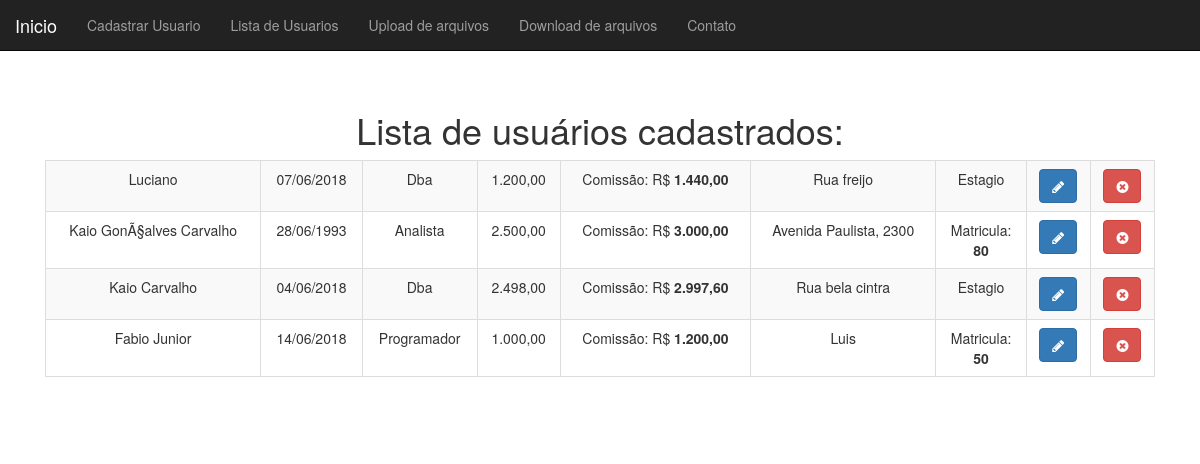
The app's page /listaDeUsuarios.php with its own data.
### tables this page shows
CREATE TABLE `listadeusuarios` (
  `id` int(11) NOT NULL,
  `nome` varchar(255) NOT NULL,
  `dtNasc` date NOT NULL,
  `endereco` varchar(255) NOT NULL,
  `job_id` int(10) UNSIGNED DEFAULT NULL,
  `salario` decimal(8,2) DEFAULT NULL,
  `matricula` varchar(255) DEFAULT NULL,
  `tipoContrato` varchar(255) DEFAULT NULL
);

CREATE TABLE `job` (
  `id` int(11) NOT NULL,
  `nome` varchar(100) NOT NULL
);

### objetos/PessoaDao.php (called while the page is built, shortened)
<?php
class PessoaDao{
    private $conexao;
    function __construct($conexao)
    {
        $this->conexao = $conexao;
    }
    function listaPessoa(){
        $pessoas = array();
        $resultado = mysqli_query($this->conexao, "select u.*,j.nome as job_nome from listaDeUsuarios as u join job as j on j.id=u.job_id");
        While($pessoa_array = mysqli_fetch_assoc($resultado)){
            $job = new Job();
            $job->setNome($pessoa_array['job_nome']);
            $nome = $pessoa_array['nome'];
            $dtNasc = Ferramenta::converteData($pessoa_array['dtNasc']);
            $salario = $pessoa_array['salario'];
            $endereco = $pessoa_array['endereco'];
            $pessoa = new Funcionario($nome, $dtNasc, $endereco, $job, $salario);
            $pessoa->setId($pessoa_array['id']);
            $pessoa->setMatricula($pessoa_array['matricula']);
            $pessoa->setTipoContrato($pessoa_array['tipoContrato']);
            array_push($pessoas, $pessoa);
        }
        return $pessoas;
    }
}

### objetos/Ferramenta.php (called while the page is built)
<?php
class Ferramenta
{
    public static function converteData($data)
    {
         $converte = explode("-",$data);
         $converte = array_reverse($converte);
         return implode("/",$converte);
    }
    public  static function converteNumero($valor)
    {
        $valor = $valor;
        $valor = number_format($valor,2,",",".");
        return $valor;
    }
}

### objetos/pessoa.php (called while the page is built, shortened)
<?php
abstract class Pessoa{
    private $id;
    private $nome;
    private $dtNasc;
    private $endereco;
    private $job;
    private $salario;
    function __construct($nome, $dtNasc, $endereco, Job $job, $salario)
    {
        $this->nome = $nome;
        $this->dtNasc = $dtNasc;
        $this->endereco = $endereco;
        $this->job = $job;
        $this->salario = $salario;
    }
    public function setId($id)
    {
        $this->id = $id;
    }
    public function getId(){
        return $this->id;
    }
    public function getNome()
    {
        return $this->nome;
    }
    public function getDtNasc(){
        return $this->dtNasc;
    }
    public function getEndereco()
    {
        return $this->endereco;
    }
    public function getJob()
    {
        return $this->job;
    }
    public function getSalario()
    {
        return $this->salario;
    }
    public function salarioCom($valor = 0.1)
    {
        if($valor > 0 && $valor <= 0.5) {
            $this->salario += ($this->salario * $valor);
        }
        return $this->salario;
    }
}

### objetos/job.php (called while the page is built, shortened)
<?php
 class Job {
    private $nome;
    public function getNome()
    {
        return $this->nome;
    }
     public function setNome($nome)
     {
         $this->nome = $nome;
     }
}

### objetos/Funcionario.php (called while the page is built)
<?php
class Funcionario extends Pessoa
{
    protected $matricula;
    protected $tipoContrato;
    public  function  setMatricula($matricula)
    {
        $this->matricula = $matricula;
    }
    public  function  setTipoContrato($tipoContrato)
    {
        $this->tipoContrato = $tipoContrato;
    }
    public function getMatricula()
    {
        return $this->matricula;
    }
    public function getTipoContrato()
    {
        return $this->tipoContrato;
    }
}

### listaDeUsuarios.php (the view, shortened to what this page needs)
<?php
require_once("cabecalho.php");
?>
<h1>Lista de usuários cadastrados:</h1>
    <table class="table table-striped table-bordered">
        <?php
        $pessoaDao = new PessoaDao($conexao);
        $pessoas = $pessoaDao->listaPessoa();
            foreach ($pessoas as $pessoa):
        ?>
        <tr>
            <td><?=$pessoa->getNome()?></td>
            <td><?=$pessoa->getDtNasc()?></td>
            <td><?=$pessoa->getJob()->getNome()?></td>
            <td><?=Ferramenta::converteNumero($pessoa->getSalario(),2,',','.')?></td>
            <td>Comissão: R$ <strong><?=Ferramenta::converteNumero($pessoa->salarioCom(0.2))?></strong></td>
            <td><?=$pessoa->getEndereco()?></td>
            <td><?=$pessoa->getTipoContrato()=="Estagio"?$pessoa->getTipoContrato():"Matricula: <br><strong>".$pessoa->getMatricula()."</strong>"?></td>
            <td><a class="btn btn-primary"
                   href="usuario-altera-formulario.php?id=<?=$pessoa->getId()?>"><i class='fa fa-pencil'></i></a></td>
            <td>
                <form action="remove-usuario.php" method="post">
                <button class="btn btn-danger"><i class='fa fa-times-circle'></i></button>
                </form>
            </td>
        </tr>
        <?php
        endforeach;
        ?>
    </table>
<?php require_once("rodape.php");?>

### cabecalho.php (shortened to what this page needs)
<!DOCTYPE html>
<html>
    <head>
        <link href="css/bootstrap.css" rel="stylesheet">
        <link href="css/cadastro.css" rel="stylesheet">
        <link rel="stylesheet" href="https://cdnjs.cloudflare.com/ajax/libs/font-awesome/4.7.0/css/font-awesome.min.css">
    </head>
<body>
    <div class= "navbar navbar-inverse navbar-fixed-top"
        <div class="container">
            <div class="navbar-header">
                <a class="navbar-brand" href="index.php">Inicio</a>
            </div>
            <div>
             <ul class="nav navbar-nav">
                <li><a href="usuario-formulario.php">Cadastrar Usuario</a> </li>
                 <li><a href="listaDeUsuarios.php">Lista de Usuarios</a> </li>
                 <li><a href="sobre.php">Upload de arquivos</a> </li>
                 <li><a href="sobre.php">Download de arquivos</a> </li>
                 <li><a href="contato.php">Contato</a> </li>
             </ul>
            </div>
        </div>
    <div class="container">
    <div class="principal">

### rodape.php (shortened to what this page needs)
        </div>
    </div>
</body>
</html>

### css/cadastro.css (style rules this page uses)
body { padding-top: 50px; }
.principal { padding: 40px 15px; text-align: center; }

### records on screen
listadeusuarios: nome "Luciano", dtNasc "07/06/2018", job.nome "Dba", salario "1.200,00", salarioCom "1.440,00", endereco "Rua freijo", tipoContrato "Estagio"
listadeusuarios: nome "Kaio GonÃ§alves Carvalho", dtNasc "28/06/1993", job.nome "Analista", salario "2.500,00", salarioCom "3.000,00", endereco "Avenida Paulista, 2300", matricula "80"
listadeusuarios: nome "Kaio Carvalho", dtNasc "04/06/2018", job.nome "Dba", salario "2.498,00", salarioCom "2.997,60", endereco "Rua bela cintra", tipoContrato "Estagio"
listadeusuarios: nome "Fabio Junior", dtNasc "14/06/2018", job.nome "Programador", salario "1.000,00", salarioCom "1.200,00", endereco "Luis", matricula "50"
